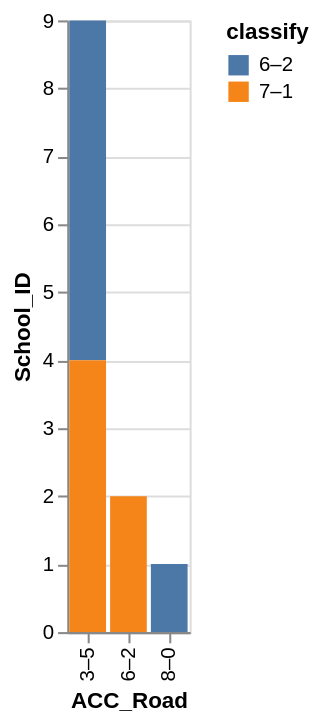

Source (Vega-Lite JSON):
### Vega-Lite specification from a JSON file in a GitHub repository (floating-point values rounded to 4 significant figures)
{"data": {"values": [{"x_data": "3–5", "y_data": 5, "classify": "6–2"}, {"x_data": "6–2", "y_data": 0, "classify": "6–2"}, {"x_data": "8–0", "y_data": 1, "classify": "6–2"}, {"x_data": "3–5", "y_data": 4, "classify": "7–1"}, {"x_data": "6–2", "y_data": 2, "classify": "7–1"}, {"x_data": "8–0", "y_data": 0, "classify": "7–1"}]}, "mark": "bar", "encoding": {"x": {"field": "x_data", "type": "nominal", "title": "ACC_Road", "sort": "ascending"}, "y": {"field": "y_data", "type": "quantitative", "title": "School_ID"}, "color": {"field": "classify"}}}
